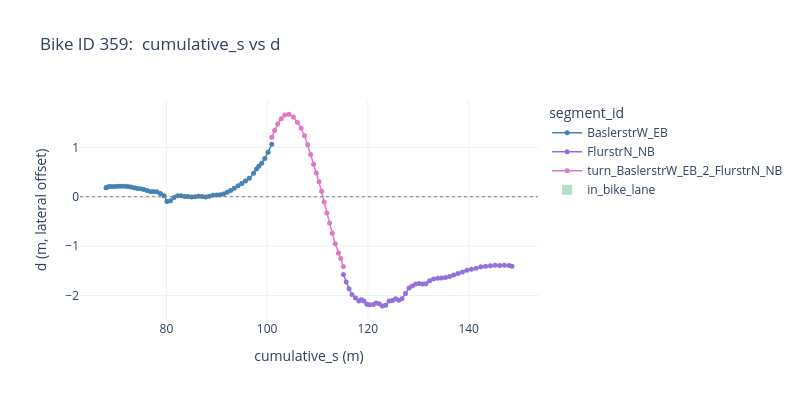

Notebook code for this chart:
### Markdown cell above
### Plot B: cumulative_s vs d

The same trajectory in road-aligned coordinates, stitched across segment boundaries. A straight-ish horizontal line means the bike stayed centered in its lane; deviations in `d` show lateral drift. Green shading marks `in_bike_lane == 1` regions.

### Code cell
fig = go.Figure()

for key, grp in bike_df.groupby('segment_id'):
    grp = grp.sort_values('time')
    geom_key = key.split('_')[0]
    if geom_key in geom_color_map:
        col = geom_color_map[geom_key]
    elif key in turn_colors:
        col = turn_colors[key]
    else:
        col = 'gray'  # Default color if no match found
    fig.add_trace(go.Scatter(
        x=grp['cumulative_s'], y=grp['d'],
        mode='lines+markers',
        name=str(key),
        marker=dict(size=5, color=col),
        line=dict(width=1.5),
        hovertemplate=(
            f'segment_id={key}<br>'
            'time=%{customdata[0]:.2f}<br>'
            'x=%{x:.2f}, y=%{y:.2f}<br>'
            's_native=%{customdata[1]:.2f}, d_native=%{customdata[2]:.2f}<extra></extra>'
        ),
        customdata=grp[['time', 's_native', 'd_native']].values,
    ))

# --- highlight in_bike_lane == True regions ---------------------------
in_lane = (bike_df['in_bike_lane'] == 1)
block_id = (in_lane != in_lane.shift()).cumsum()

lane_blocks = (
    bike_df[in_lane]
    .groupby(block_id[in_lane])['cumulative_s']
    .agg(s_min='min', s_max='max')
)

for _, row in lane_blocks.iterrows():
    fig.add_vrect(
        x0=row['s_min'], x1=row['s_max'],
        fillcolor='seagreen', opacity=0.12,
        line_width=0,
        layer='below',   # keep it behind the trace lines/markers
    )

# dummy trace so the shading gets a legend entry (vrect has no legend of its own)
fig.add_trace(go.Scatter(
    x=[None], y=[None], mode='markers',
    marker=dict(size=10, color='mediumseagreen', opacity=0.4, symbol='square'),
    name='in_bike_lane',
    showlegend=True,
))

fig.add_hline(y=0, line=dict(color='gray', width=1, dash='dot'))

fig.update_layout(
    title=f'Bike ID {bike_id}:  cumulative_s vs d',
    xaxis_title='cumulative_s (m)',
    yaxis_title='d (m, lateral offset)',
    template='plotly_white',
    legend_title='segment_id',
    legend=dict(groupclick='togglegroup'),
    width=800, height=400,
)
fig

### Figure 1 — Plotly figure (JSON) as saved in the notebook; plotly's stock layout.template omitted (floating-point values rounded to 4 significant figures; data arrays with more than 128 entries replaced by an {"elided": "..."} marker saying what was removed)
{"data": [{"customdata": {"elided": "51x3 float values"}, "hovertemplate": "segment_id=BaslerstrW_EB<br>time=%{customdata[0]:.2f}<br>x=%{x:.2f}, y=%{y:.2f}<br>s_native=%{customdata[1]:.2f}, d_native=%{customdata[2]:.2f}<extra></extra>", "line": {"width": 1.5}, "marker": {"color": "steelblue", "size": 5}, "mode": "lines+markers", "name": "BaslerstrW_EB", "type": "scatter", "x": [68.01, 68.15, 68.61, 69.19, 69.81, 70.44, 71.08, 71.72, 72.34, 72.96, 73.6, 74.24, 74.88, 75.52, 76.16, 76.79, 77.45, 78.12, 78.8, 79.52, 80.11, 80.79, 81.5, 82.22, 82.93, 83.61, 84.29, 84.97, 85.66, 86.36, 87.07, 87.79, 88.49, 89.21, 89.94, 90.65, 91.35, 92.04, 92.74, 93.47, 94.21, 94.94, 95.68, 96.45, 97.31, 97.87, 98.34, 98.9, 99.53, 100.2, 100.9], "y": [0.1822, 0.188, 0.2074, 0.2059, 0.2064, 0.2142, 0.2129, 0.2134, 0.2084, 0.1991, 0.1838, 0.1685, 0.1595, 0.1476, 0.1254, 0.1041, 0.1033, 0.0989, 0.06445, 0.02116, -0.09706, -0.08228, -0.01356, 0.02218, 0.01989, 0.007038, 0.002914, -0.005133, -3.74e-05, 0.008434, 0.002153, -0.00759, 0.01053, 0.02814, 0.0354, 0.04041, 0.05504, 0.08947, 0.1269, 0.1726, 0.2201, 0.268, 0.3165, 0.3716, 0.4756, 0.5595, 0.6159, 0.6798, 0.7726, 0.901, 1.06]}, {"customdata": {"elided": "47x3 float values"}, "hovertemplate": "segment_id=FlurstrN_NB<br>time=%{customdata[0]:.2f}<br>x=%{x:.2f}, y=%{y:.2f}<br>s_native=%{customdata[1]:.2f}, d_native=%{customdata[2]:.2f}<extra></extra>", "line": {"width": 1.5}, "marker": {"color": "mediumpurple", "size": 5}, "mode": "lines+markers", "name": "FlurstrN_NB", "type": "scatter", "x": [115.1, 115.7, 116.2, 116.8, 117.5, 118.2, 118.7, 119.2, 119.8, 120.3, 121.1, 121.6, 122.2, 122.9, 123.5, 124.2, 124.9, 125.5, 126.1, 126.8, 127.5, 128.2, 128.8, 129.5, 130.2, 130.9, 131.5, 132.3, 133.0, 133.8, 134.6, 135.4, 136.2, 137.0, 137.9, 138.8, 139.6, 140.5, 141.5, 142.4, 143.4, 144.3, 145.2, 146.2, 147.1, 148.0, 148.6], "y": [-1.575, -1.727, -1.861, -1.979, -2.051, -2.108, -2.084, -2.111, -2.178, -2.188, -2.181, -2.15, -2.165, -2.209, -2.198, -2.11, -2.098, -2.066, -2.095, -2.066, -1.959, -1.847, -1.808, -1.768, -1.755, -1.764, -1.759, -1.701, -1.665, -1.651, -1.644, -1.635, -1.616, -1.586, -1.552, -1.524, -1.49, -1.466, -1.448, -1.418, -1.407, -1.395, -1.385, -1.391, -1.387, -1.391, -1.406]}, {"customdata": [[844.2, 1.599, 1.201], [844.3, 2.148, 1.341], [844.4, 2.766, 1.472], [844.5, 3.471, 1.579], [844.6, 4.168, 1.653], [844.7, 4.998, 1.672], [844.8, 5.877, 1.612], [844.9, 6.676, 1.509], [845.0, 7.41, 1.385], [845.1, 8.093, 1.235], [845.2, 8.722, 1.049], [845.3, 9.314, 0.8538], [845.4, 9.896, 0.6548], [845.5, 10.45, 0.4777], [845.6, 10.98, 0.3032], [845.7, 11.49, 0.1088], [845.8, 11.99, -0.1042], [845.9, 12.53, -0.328], [846.0, 13.07, -0.5321], [846.1, 13.6, -0.7407], [846.2, 14.2, -0.9533], [846.3, 14.83, -1.139], [846.4, 15.29, -1.249], [846.5, 15.81, -1.41]], "hovertemplate": "segment_id=turn_BaslerstrW_EB_2_FlurstrN_NB<br>time=%{customdata[0]:.2f}<br>x=%{x:.2f}, y=%{y:.2f}<br>s_native=%{customdata[1]:.2f}, d_native=%{customdata[2]:.2f}<extra></extra>", "line": {"width": 1.5}, "marker": {"color": "#e377c2", "size": 5}, "mode": "lines+markers", "name": "turn_BaslerstrW_EB_2_FlurstrN_NB", "type": "scatter", "x": [100.9, 101.5, 102.1, 102.8, 103.5, 104.3, 105.2, 106.0, 106.7, 107.4, 108.0, 108.6, 109.2, 109.8, 110.3, 110.8, 111.3, 111.9, 112.4, 112.9, 113.5, 114.2, 114.6, 115.1], "y": [1.201, 1.341, 1.472, 1.579, 1.653, 1.672, 1.612, 1.509, 1.385, 1.235, 1.049, 0.8538, 0.6548, 0.4777, 0.3032, 0.1088, -0.1042, -0.328, -0.5321, -0.7407, -0.9533, -1.139, -1.249, -1.41]}, {"marker": {"color": "mediumseagreen", "opacity": 0.4, "size": 10, "symbol": "square"}, "mode": "markers", "name": "in_bike_lane", "showlegend": true, "type": "scatter", "x": [null], "y": [null]}], "layout": {"height": 400, "legend": {"groupclick": "togglegroup", "title": {"text": "segment_id"}}, "shapes": [{"line": {"color": "gray", "dash": "dot", "width": 1}, "type": "line", "x0": 0, "x1": 1, "xref": "x domain", "y0": 0, "y1": 0, "yref": "y"}], "title": {"text": "Bike ID 359:  cumulative_s vs d"}, "width": 800, "xaxis": {"title": {"text": "cumulative_s (m)"}}, "yaxis": {"title": {"text": "d (m, lateral offset)"}}}}
